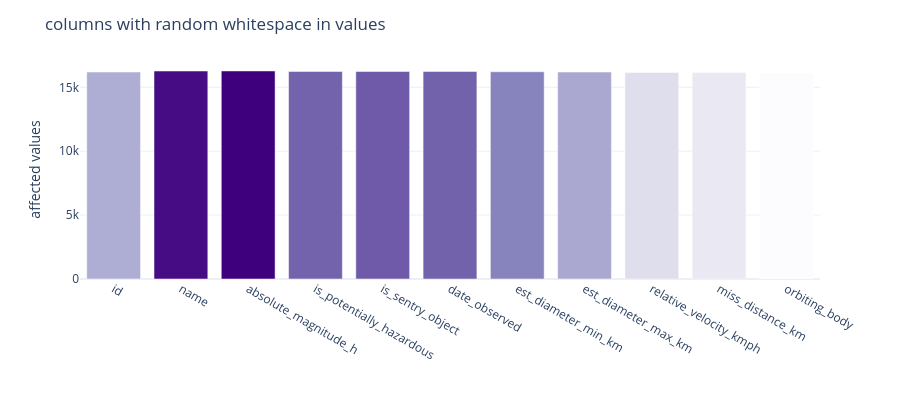

Source (notebook cell):
### Code cell
# how many values have leading/trailing whitespace issues?
space_issues = {}
for col in dirty.select_dtypes(include="object").columns:
    has_spaces = dirty[col].dropna().apply(lambda x: x != x.strip() if isinstance(x, str) else False)
    space_issues[col] = has_spaces.sum()

space_df = pd.DataFrame(list(space_issues.items()), columns=["column", "whitespace_issues"])
space_df = space_df[space_df["whitespace_issues"] > 0]

fig = px.bar(
    space_df, x="column", y="whitespace_issues",
    title="columns with random whitespace in values",
    labels={"whitespace_issues": "affected values", "column": ""},
    color="whitespace_issues",
    color_continuous_scale="purples",
)
fig.update_layout(
    template="plotly_white",
    coloraxis_showscale=False,
    height=400,
    margin=dict(t=60, b=40),
    font=dict(size=12),
)
fig.show()

### Figure 1 — Plotly figure (JSON) as saved in the notebook; plotly's stock layout.template omitted (floating-point values rounded to 4 significant figures)
{"data": [{"hovertemplate": "=%{x}<br>affected values=%{marker.color}<extra></extra>", "legendgroup": "", "marker": {"color": [16192, 16273, 16279, 16233, 16237, 16234, 16217, 16195, 16160, 16150, 16126], "coloraxis": "coloraxis", "pattern": {"shape": ""}}, "name": "", "orientation": "v", "showlegend": false, "textposition": "auto", "type": "bar", "x": ["id", "name", "absolute_magnitude_h", "is_potentially_hazardous", "is_sentry_object", "date_observed", "est_diameter_min_km", "est_diameter_max_km", "relative_velocity_kmph", "miss_distance_km", "orbiting_body"], "xaxis": "x", "y": [16192, 16273, 16279, 16233, 16237, 16234, 16217, 16195, 16160, 16150, 16126], "yaxis": "y"}], "layout": {"barmode": "relative", "coloraxis": {"colorbar": {"title": {"text": "affected values"}}, "colorscale": [[0, "rgb(252,251,253)"], [0.125, "rgb(239,237,245)"], [0.25, "rgb(218,218,235)"], [0.375, "rgb(188,189,220)"], [0.5, "rgb(158,154,200)"], [0.625, "rgb(128,125,186)"], [0.75, "rgb(106,81,163)"], [0.875, "rgb(84,39,143)"], [1, "rgb(63,0,125)"]], "showscale": false}, "font": {"size": 12}, "height": 400, "legend": {"tracegroupgap": 0}, "margin": {"b": 40, "t": 60}, "title": {"text": "columns with random whitespace in values"}, "xaxis": {"anchor": "y", "domain": [0, 1], "title": {"text": ""}}, "yaxis": {"anchor": "x", "domain": [0, 1], "title": {"text": "affected values"}}}}
